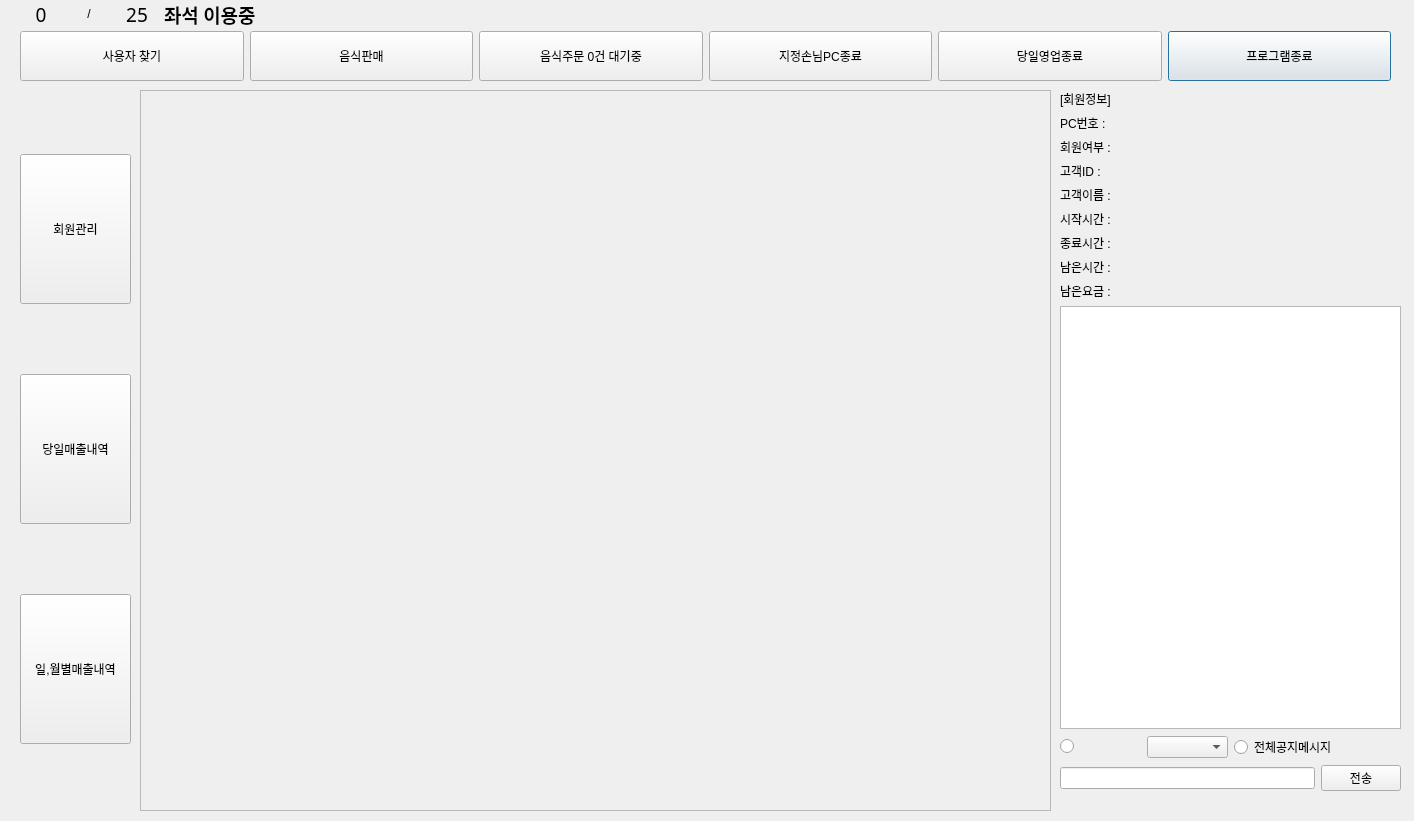
<?xml version="1.0" encoding="UTF-8"?>
<ui version="4.0">
 <class>Manager</class>
 <widget class="QDialog" name="Manager">
  <property name="geometry">
   <rect>
    <x>0</x>
    <y>0</y>
    <width>1414</width>
    <height>821</height>
   </rect>
  </property>
  <property name="windowTitle">
   <string>Dialog</string>
  </property>
  <widget class="QWidget" name="layoutWidget">
   <property name="geometry">
    <rect>
     <x>20</x>
     <y>30</y>
     <width>1371</width>
     <height>52</height>
    </rect>
   </property>
   <layout class="QHBoxLayout" name="horizontalLayout_12">
    <item>
     <widget class="QPushButton" name="find_user_btn">
      <property name="minimumSize">
       <size>
        <width>50</width>
        <height>50</height>
       </size>
      </property>
      <property name="focusPolicy">
       <enum>Qt::NoFocus</enum>
      </property>
      <property name="text">
       <string>사용자 찾기</string>
      </property>
     </widget>
    </item>
    <item>
     <widget class="QPushButton" name="pushButton_8">
      <property name="minimumSize">
       <size>
        <width>50</width>
        <height>50</height>
       </size>
      </property>
      <property name="focusPolicy">
       <enum>Qt::NoFocus</enum>
      </property>
      <property name="text">
       <string>음식판매</string>
      </property>
     </widget>
    </item>
    <item>
     <widget class="QPushButton" name="orderList_btn">
      <property name="minimumSize">
       <size>
        <width>50</width>
        <height>50</height>
       </size>
      </property>
      <property name="focusPolicy">
       <enum>Qt::NoFocus</enum>
      </property>
      <property name="text">
       <string>음식주문 0건 대기중</string>
      </property>
     </widget>
    </item>
    <item>
     <widget class="QPushButton" name="exit_client_btn">
      <property name="minimumSize">
       <size>
        <width>50</width>
        <height>50</height>
       </size>
      </property>
      <property name="focusPolicy">
       <enum>Qt::NoFocus</enum>
      </property>
      <property name="text">
       <string>지정손님PC종료</string>
      </property>
     </widget>
    </item>
    <item>
     <widget class="QPushButton" name="end_today_sales_btn">
      <property name="minimumSize">
       <size>
        <width>50</width>
        <height>50</height>
       </size>
      </property>
      <property name="focusPolicy">
       <enum>Qt::NoFocus</enum>
      </property>
      <property name="text">
       <string>당일영업종료</string>
      </property>
     </widget>
    </item>
    <item>
     <widget class="QPushButton" name="end_btn">
      <property name="minimumSize">
       <size>
        <width>50</width>
        <height>50</height>
       </size>
      </property>
      <property name="text">
       <string>프로그램종료</string>
      </property>
     </widget>
    </item>
   </layout>
  </widget>
  <widget class="QWidget" name="layoutWidget_2">
   <property name="geometry">
    <rect>
     <x>20</x>
     <y>90</y>
     <width>111</width>
     <height>721</height>
    </rect>
   </property>
   <layout class="QVBoxLayout" name="verticalLayout">
    <item>
     <widget class="QPushButton" name="mem_managementBtn">
      <property name="minimumSize">
       <size>
        <width>0</width>
        <height>150</height>
       </size>
      </property>
      <property name="focusPolicy">
       <enum>Qt::NoFocus</enum>
      </property>
      <property name="text">
       <string>회원관리</string>
      </property>
     </widget>
    </item>
    <item>
     <widget class="QPushButton" name="samedaysaleBtn">
      <property name="minimumSize">
       <size>
        <width>0</width>
        <height>150</height>
       </size>
      </property>
      <property name="focusPolicy">
       <enum>Qt::NoFocus</enum>
      </property>
      <property name="text">
       <string>당일매출내역</string>
      </property>
     </widget>
    </item>
    <item>
     <widget class="QPushButton" name="salesBydateBtn">
      <property name="minimumSize">
       <size>
        <width>0</width>
        <height>150</height>
       </size>
      </property>
      <property name="focusPolicy">
       <enum>Qt::NoFocus</enum>
      </property>
      <property name="text">
       <string>일,월별매출내역</string>
      </property>
     </widget>
    </item>
   </layout>
  </widget>
  <widget class="QScrollArea" name="scrollArea">
   <property name="geometry">
    <rect>
     <x>140</x>
     <y>90</y>
     <width>911</width>
     <height>721</height>
    </rect>
   </property>
   <property name="sizePolicy">
    <sizepolicy hsizetype="Preferred" vsizetype="Preferred">
     <horstretch>0</horstretch>
     <verstretch>0</verstretch>
    </sizepolicy>
   </property>
   <property name="minimumSize">
    <size>
     <width>800</width>
     <height>500</height>
    </size>
   </property>
   <property name="widgetResizable">
    <bool>true</bool>
   </property>
   <widget class="QWidget" name="scrollContents">
    <property name="geometry">
     <rect>
      <x>0</x>
      <y>0</y>
      <width>909</width>
      <height>719</height>
     </rect>
    </property>
   </widget>
  </widget>
  <widget class="QWidget" name="layoutWidget_3">
   <property name="geometry">
    <rect>
     <x>1060</x>
     <y>90</y>
     <width>341</width>
     <height>701</height>
    </rect>
   </property>
   <layout class="QVBoxLayout" name="verticalLayout_4">
    <item>
     <layout class="QVBoxLayout" name="verticalLayout_2">
      <item>
       <widget class="QLabel" name="label_14">
        <property name="text">
         <string>[회원정보]</string>
        </property>
       </widget>
      </item>
      <item>
       <layout class="QHBoxLayout" name="horizontalLayout">
        <item>
         <widget class="QLabel" name="label">
          <property name="text">
           <string>PC번호 :</string>
          </property>
         </widget>
        </item>
        <item>
         <widget class="QLabel" name="seat_num_label">
          <property name="text">
           <string/>
          </property>
         </widget>
        </item>
       </layout>
      </item>
      <item>
       <layout class="QHBoxLayout" name="horizontalLayout_14">
        <item>
         <widget class="QLabel" name="label_9">
          <property name="text">
           <string>회원여부 :</string>
          </property>
         </widget>
        </item>
        <item>
         <widget class="QLabel" name="member_label">
          <property name="text">
           <string/>
          </property>
         </widget>
        </item>
       </layout>
      </item>
      <item>
       <layout class="QHBoxLayout" name="horizontalLayout_2">
        <item>
         <widget class="QLabel" name="label_2">
          <property name="text">
           <string>고객ID :</string>
          </property>
         </widget>
        </item>
        <item>
         <widget class="QLabel" name="client_id_label">
          <property name="text">
           <string/>
          </property>
         </widget>
        </item>
       </layout>
      </item>
      <item>
       <layout class="QHBoxLayout" name="horizontalLayout_3">
        <item>
         <widget class="QLabel" name="label_3">
          <property name="text">
           <string>고객이름 :</string>
          </property>
         </widget>
        </item>
        <item>
         <widget class="QLabel" name="client_name_label">
          <property name="text">
           <string/>
          </property>
         </widget>
        </item>
       </layout>
      </item>
      <item>
       <layout class="QHBoxLayout" name="horizontalLayout_4">
        <item>
         <widget class="QLabel" name="label_4">
          <property name="text">
           <string>시작시간 :</string>
          </property>
         </widget>
        </item>
        <item>
         <widget class="QLabel" name="start_time_label">
          <property name="text">
           <string/>
          </property>
         </widget>
        </item>
       </layout>
      </item>
      <item>
       <layout class="QHBoxLayout" name="horizontalLayout_5">
        <item>
         <widget class="QLabel" name="label_5">
          <property name="text">
           <string>종료시간 :</string>
          </property>
         </widget>
        </item>
        <item>
         <widget class="QLabel" name="end_time_label">
          <property name="text">
           <string/>
          </property>
         </widget>
        </item>
       </layout>
      </item>
      <item>
       <layout class="QHBoxLayout" name="horizontalLayout_6">
        <item>
         <widget class="QLabel" name="label_6">
          <property name="text">
           <string>남은시간 :</string>
          </property>
         </widget>
        </item>
        <item>
         <widget class="QLabel" name="remain_time_label">
          <property name="text">
           <string/>
          </property>
         </widget>
        </item>
       </layout>
      </item>
      <item>
       <layout class="QHBoxLayout" name="horizontalLayout_7">
        <item>
         <widget class="QLabel" name="label_7">
          <property name="text">
           <string>남은요금 :</string>
          </property>
         </widget>
        </item>
        <item>
         <widget class="QLabel" name="pc_usage_fee">
          <property name="text">
           <string/>
          </property>
         </widget>
        </item>
       </layout>
      </item>
      <item>
       <layout class="QHBoxLayout" name="horizontalLayout_8">
        <item>
         <layout class="QVBoxLayout" name="verticalLayout_3">
          <item>
           <widget class="QListWidget" name="chat_browser"/>
          </item>
          <item>
           <layout class="QHBoxLayout" name="horizontalLayout_10">
            <item>
             <layout class="QHBoxLayout" name="horizontalLayout_9">
              <item>
               <widget class="QRadioButton" name="select_client_btn">
                <property name="text">
                 <string/>
                </property>
               </widget>
              </item>
              <item>
               <widget class="QComboBox" name="client_list"/>
              </item>
             </layout>
            </item>
            <item>
             <widget class="QRadioButton" name="select_all_btn">
              <property name="text">
               <string>전체공지메시지</string>
              </property>
             </widget>
            </item>
           </layout>
          </item>
          <item>
           <layout class="QHBoxLayout" name="horizontalLayout_11">
            <item>
             <widget class="QLineEdit" name="chat_line"/>
            </item>
            <item>
             <widget class="QPushButton" name="send_msg_btn">
              <property name="focusPolicy">
               <enum>Qt::NoFocus</enum>
              </property>
              <property name="text">
               <string>전송</string>
              </property>
             </widget>
            </item>
           </layout>
          </item>
         </layout>
        </item>
       </layout>
      </item>
     </layout>
    </item>
   </layout>
  </widget>
  <widget class="QWidget" name="layoutWidget">
   <property name="geometry">
    <rect>
     <x>20</x>
     <y>0</y>
     <width>281</width>
     <height>28</height>
    </rect>
   </property>
   <layout class="QHBoxLayout" name="horizontalLayout_15">
    <item>
     <layout class="QHBoxLayout" name="horizontalLayout_13">
      <item>
       <widget class="QLabel" name="current_user">
        <property name="font">
         <font>
          <family>Agency FB</family>
          <pointsize>14</pointsize>
         </font>
        </property>
        <property name="text">
         <string>0</string>
        </property>
        <property name="alignment">
         <set>Qt::AlignCenter</set>
        </property>
       </widget>
      </item>
      <item>
       <widget class="QLabel" name="label_10">
        <property name="text">
         <string>/</string>
        </property>
        <property name="alignment">
         <set>Qt::AlignCenter</set>
        </property>
       </widget>
      </item>
      <item>
       <widget class="QLabel" name="tot_user">
        <property name="font">
         <font>
          <family>Agency FB</family>
          <pointsize>14</pointsize>
         </font>
        </property>
        <property name="text">
         <string>25</string>
        </property>
        <property name="alignment">
         <set>Qt::AlignCenter</set>
        </property>
       </widget>
      </item>
     </layout>
    </item>
    <item>
     <widget class="QLabel" name="label_8">
      <property name="font">
       <font>
        <family>Agency FB</family>
        <pointsize>14</pointsize>
        <weight>75</weight>
        <bold>true</bold>
       </font>
      </property>
      <property name="text">
       <string>좌석 이용중</string>
      </property>
     </widget>
    </item>
   </layout>
  </widget>
 </widget>
 <resources/>
 <connections/>
</ui>
